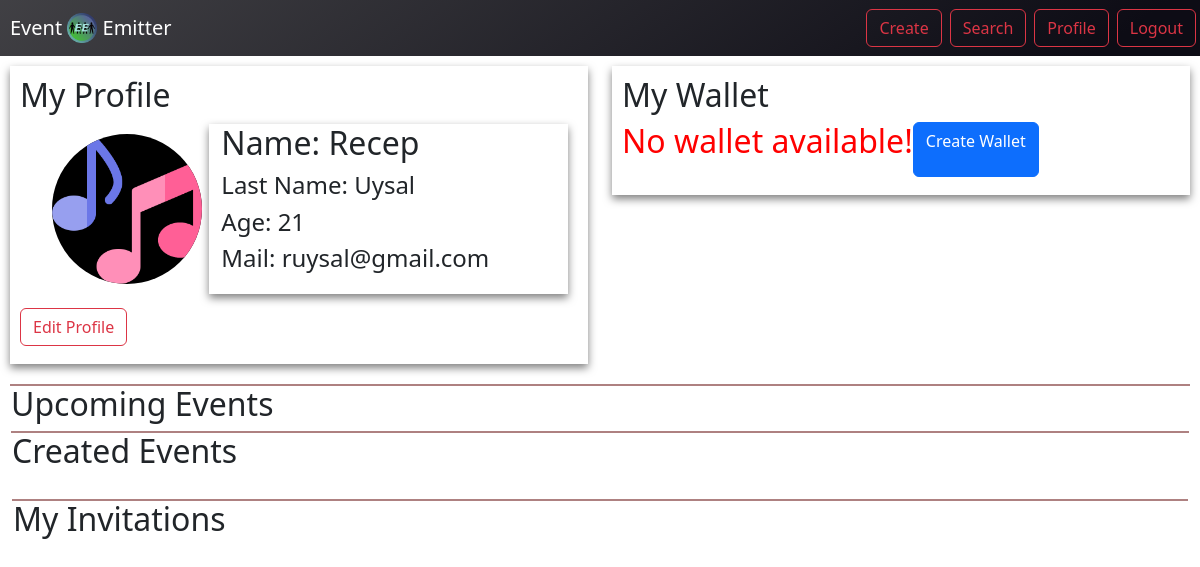
The page /profile.php (signed in) on the database its author committed.
### tables this page shows
CREATE TABLE `user` (
  `id` int(11) NOT NULL,
  `type` enum('A','U') NOT NULL DEFAULT 'U',
  `first_name` varchar(255) NOT NULL,
  `middle_name` varchar(255) DEFAULT NULL,
  `last_name` varchar(255) NOT NULL,
  `dateOfBirth` date NOT NULL,
  `age` int(11) NOT NULL,
  `gender` enum('M','F') NOT NULL,
  `mail` varchar(255) NOT NULL,
  `password` varchar(255) NOT NULL,
  `rating` float(2,1) NOT NULL DEFAULT 0.0
);

### profile.php (the view, shortened to what this page needs)
<?php include("api/connection.php") ?>
<!DOCTYPE html>
<html lang="en">
<link href="https://cdn.jsdelivr.net/npm/bootstrap@5.2.1/dist/css/bootstrap.min.css" rel="stylesheet">
<body >
    <body>
        <?php include_once("navbar.php"); ?>
        <?php $userID = $_SESSION["id"]; ?>
        <div style="margin:10px">
            <div class="row">
                <div class="col-6">
                    <div style=" padding:10px;background-color: white; filter: drop-shadow(0px 4px 4px rgba(0, 0, 0, 0.5));">
                        <h2>My Profile<h2>
                                <div class="row" style="margin:10px">
                                    <div class="col-4">
                                        <img style="margin:10px; background-color:black; border-radius:75px;" src="musical-note.png" alt="Event Image" width="150" height="150">
                                    </div>
                                    <?php
                                        $query = "SELECT * FROM user WHERE id = $userID";
                                        $result = mysqli_query($connection, $query);
                                        while ($row = mysqli_fetch_assoc($result))
                                        {
                                            echo '<div class="col-8 " style="background-color:white; filter: drop-shadow(0px 4px 4px rgba(0, 0, 0, 0.5));>
                                                    <h4">Name: ' . $row["first_name"] . ' ' . $row["middle_name"] . '<h4>
                                                    <h4>Last Name: ' . $row["last_name"] . '<h4>
                                                    <h4>Age: ' . $row["age"] . '<h4>
                                                    <h4>Mail: ' . $row["mail"] . '<h4>
                                                </div>';
                                        }
                                    ?>
                                </div>
                                <a type="button" class="btn btn-outline-danger" href="edit_profile.php"
                                        style="">Edit Profile</a>
                    </div>
                </div>
                <div class="col-6">
                    <div style="padding:10px; background-color: white;filter: drop-shadow(0px 4px 4px rgba(0, 0, 0, 0.5));">
                        <h2>My Wallet<h2>
                        <?php
                            $query = "SELECT * FROM wallet WHERE user_id = $userID";
                            $result = mysqli_query($connection, $query);
                        echo '<div style="display:flex">';
                            if (mysqli_num_rows($result) <= 0)
                            {
                                echo '<p style="color: red">No wallet available!</p><br>';
                                echo '<a href="./form_process/create_wallet_process.php" class="btn btn-primary" >Create Wallet</a>';
                            }
                        echo '</div>';
                        ?>
                    </div>
                </div>
            </div>
            <div style="margin-top:20px; height:0px; left:20px; top:112px; border:1px solid #AE8181; background-color: #AE8181">
            <div class="row">
                <h2>Upcoming Events</h2>
            </div>
            <div style=" height:0px; left:20px; top:112px; border:1px solid #AE8181; background-color: #AE8181">
            <div class="row">
                <h2>Created Events</h2>
            </div>
            <div style="margin-top:20px; height:0px; left:20px; top:112px; border:1px solid #AE8181; background-color: #AE8181">
            <div class="row">
                <h2>My Invitations</h2>
            </div>
    </body>
</html>

### navbar.php (shortened to what this page needs)
<nav class="navbar navbar-expand-lg navbar-dark "
    style=" background: linear-gradient(144.39deg, #FFFFFF -278.56%, #6D6D6D -78.47%, #0D0C15 91.61%);">
    <a class="navbar-brand" href="home_page.php" style="padding-left:10px">
        Event
        <img src="images/EE_logo.png" width="30" height="30" class="d-inline-block align-top" alt="">
        Emitter
    </a>
    <div class="collapse navbar-collapse" style="flex-direction: row-reverse;">
        <ul class="navbar-nav ml-auto">
            <li class="nav-item">
                <a type="button" class="btn btn-outline-danger mx-1" href="create_event.php">Create</a>
            </li>
            <li class="nav-item">
                <a type="button" class="btn btn-outline-danger mx-1" href="search_event.php">Search</a>
            </li>
            <li class="nav-item">
                <a type="button" class="btn btn-outline-danger mx-1" href="profile.php">Profile</a>
            </li>
            <li class="nav-item">
                <a type="button" class="btn btn-outline-danger mx-1" href="index.php">Logout</a>
            </li>
        </ul>
    </div>
</nav>

### rows shown on the page
user: first_name "Recep", last_name "Uysal", age "21", mail "ruysal@gmail.com"
